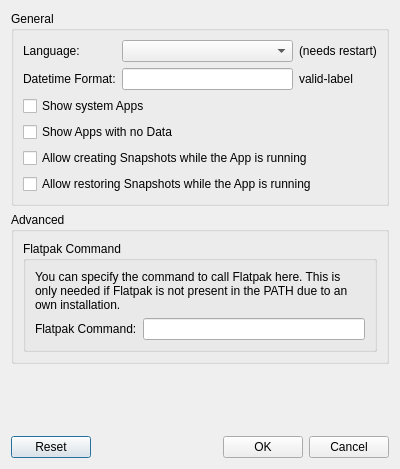
<?xml version="1.0" encoding="UTF-8"?>
<ui version="4.0">
 <class>SettingsDialog</class>
 <widget class="QDialog" name="SettingsDialog">
  <property name="geometry">
   <rect>
    <x>0</x>
    <y>0</y>
    <width>400</width>
    <height>469</height>
   </rect>
  </property>
  <property name="windowTitle">
   <string>Settings</string>
  </property>
  <layout class="QVBoxLayout" name="verticalLayout_4">
   <item>
    <widget class="QGroupBox" name="groupBox_3">
     <property name="title">
      <string>General</string>
     </property>
     <layout class="QVBoxLayout" name="verticalLayout_3">
      <item>
       <layout class="QGridLayout" name="gridLayout">
        <item row="1" column="2">
         <widget class="QLabel" name="datetime_format_preview_label">
          <property name="text">
           <string notr="true">valid-label</string>
          </property>
         </widget>
        </item>
        <item row="0" column="2">
         <widget class="QLabel" name="label_3">
          <property name="text">
           <string>(needs restart)</string>
          </property>
         </widget>
        </item>
        <item row="0" column="1">
         <widget class="QComboBox" name="language_box"/>
        </item>
        <item row="1" column="0">
         <widget class="QLabel" name="label_2">
          <property name="text">
           <string>Datetime Format:</string>
          </property>
         </widget>
        </item>
        <item row="1" column="1">
         <widget class="QLineEdit" name="datetime_format_edit"/>
        </item>
        <item row="0" column="0">
         <widget class="QLabel" name="label">
          <property name="text">
           <string>Language:</string>
          </property>
         </widget>
        </item>
       </layout>
      </item>
      <item>
       <widget class="QCheckBox" name="show_system_apps_check_box">
        <property name="text">
         <string>Show system Apps</string>
        </property>
       </widget>
      </item>
      <item>
       <widget class="QCheckBox" name="show_apps_with_no_data_check_box">
        <property name="text">
         <string>Show Apps with no Data</string>
        </property>
       </widget>
      </item>
      <item>
       <widget class="QCheckBox" name="allow_creating_while_running_check_box">
        <property name="text">
         <string>Allow creating Snapshots while the App is running</string>
        </property>
       </widget>
      </item>
      <item>
       <widget class="QCheckBox" name="allow_restoring_while_running_check_box">
        <property name="text">
         <string>Allow restoring Snapshots while the App is running</string>
        </property>
       </widget>
      </item>
     </layout>
    </widget>
   </item>
   <item>
    <widget class="QGroupBox" name="groupBox">
     <property name="title">
      <string>Advanced</string>
     </property>
     <layout class="QVBoxLayout" name="verticalLayout">
      <item>
       <widget class="QGroupBox" name="groupBox_2">
        <property name="title">
         <string>Flatpak Command</string>
        </property>
        <layout class="QVBoxLayout" name="verticalLayout_2">
         <item>
          <widget class="QLabel" name="label_5">
           <property name="text">
            <string comment="Don't translate PATH, as it's the name of a Environment Variable">You can specify the command to call Flatpak here. This is only needed if Flatpak is not present in the PATH due to an own installation.</string>
           </property>
           <property name="wordWrap">
            <bool>true</bool>
           </property>
          </widget>
         </item>
         <item>
          <layout class="QHBoxLayout" name="horizontalLayout_2">
           <item>
            <widget class="QLabel" name="label_4">
             <property name="statusTip">
              <string/>
             </property>
             <property name="text">
              <string>Flatpak Command:</string>
             </property>
            </widget>
           </item>
           <item>
            <widget class="QLineEdit" name="flatpak_command_edit"/>
           </item>
          </layout>
         </item>
        </layout>
       </widget>
      </item>
     </layout>
    </widget>
   </item>
   <item>
    <spacer name="verticalSpacer">
     <property name="orientation">
      <enum>Qt::Vertical</enum>
     </property>
     <property name="sizeHint" stdset="0">
      <size>
       <width>20</width>
       <height>40</height>
      </size>
     </property>
    </spacer>
   </item>
   <item>
    <layout class="QHBoxLayout" name="horizontalLayout">
     <item>
      <widget class="QPushButton" name="reset_button">
       <property name="text">
        <string>Reset</string>
       </property>
      </widget>
     </item>
     <item>
      <spacer name="horizontalSpacer">
       <property name="orientation">
        <enum>Qt::Horizontal</enum>
       </property>
       <property name="sizeHint" stdset="0">
        <size>
         <width>40</width>
         <height>20</height>
        </size>
       </property>
      </spacer>
     </item>
     <item>
      <widget class="QPushButton" name="ok_button">
       <property name="text">
        <string>OK</string>
       </property>
      </widget>
     </item>
     <item>
      <widget class="QPushButton" name="cancel_button">
       <property name="text">
        <string>Cancel</string>
       </property>
      </widget>
     </item>
    </layout>
   </item>
  </layout>
 </widget>
 <resources/>
 <connections/>
</ui>
